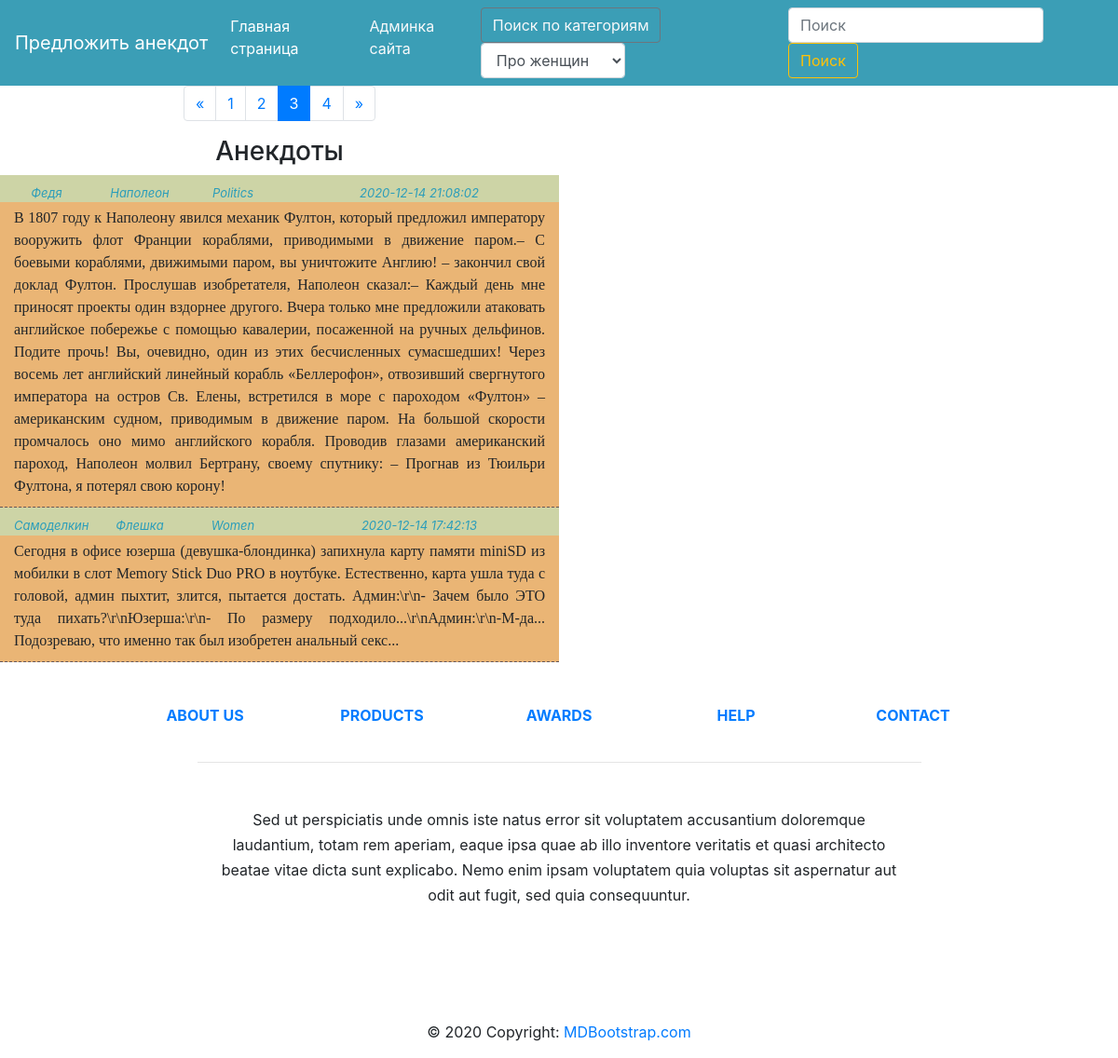
/main.php?page=3, run on the app's committed database.
### tables this page shows
CREATE TABLE `anecdot` (
  `id` int(11) NOT NULL,
  `user_name` varchar(128) DEFAULT NULL,
  `title` varchar(132) DEFAULT NULL,
  `text` text,
  `category` varchar(128) DEFAULT NULL,
  `date` datetime DEFAULT NULL,
  `is_approved` tinyint(1) DEFAULT '0'
);

### main.php (the view, shortened to what this page needs)
<?php
require "elem/init.php";
function getMainPage($link)
{
    if (isset($_GET['page'])){
        $page = $_GET['page'];
    }else{
        $page = 1;
    }
    $notesOnPage = 2;
    $from = ($page - 1) * $notesOnPage;
    $prevPage = $page - 1;
    if ($page == 1){
        $disabledPrev = " disabled";
    }else{
        $disabledPrev = '';
    }
    $content = "
                <div class='container-fluid'>
                     <div class='row'>
                        <div class='col-md-6''>";
    $content .= "
                    <nav aria-label=\"Page navigation example\">
                      <ul class=\"pagination justify-content-center\">
                        <li class=\"page-item$disabledPrev\">
                          <a class=\"page-link\" href=\"?page=$prevPage\" aria-label=\"Previous\">
                            <span aria-hidden=\"true\">&laquo;</span>
                            <span class=\"sr-only\">Previous</span>
                          </a>
                        </li>";
    $query = "SELECT COUNT(*) as count FROM anecdot WHERE `is_approved` = 1";
    $result = mysqli_query($link, $query) or die(mysqli_error($link));
    $count = mysqli_fetch_assoc($result)['count'];
    $countPages = ceil($count / $notesOnPage);
    for ($i = 1; $i <= $countPages ; $i++) {
        if ($page == $i) {
            $style = " active";
        } else {
            $style = '';
        }
        $content .= "<li class=\"page-item$style\"><a class=\"page-link\" href=\"?page=$i\">$i</a></li>";
    }
    $nextPage = $page + 1;
    if ($page == $countPages){
        $disabledNext = " disabled";
    }else{
        $disabledNext = '';
    }
    $content .= "        <li class=\"page-item$disabledNext\">
                          <a class=\"page-link\" href=\"?page=$nextPage\" aria-label=\"Next\">
                            <span aria-hidden=\"true\">&raquo;</span>
                            <span class=\"sr-only\">Next</span>
                          </a>
                        </li>
                      </ul>
                    </nav>
                   </div>
                </div>";
    $content .= "<div class='row'>
                         <div class='col-md-6' style='text-align: center'><h3>Анекдоты</h3>
                         </div>
                 </div>";
    $query = "SELECT * FROM anecdot WHERE is_approved = true ORDER BY `date` DESC LIMIT $from, $notesOnPage";
    $result = mysqli_query($link, $query) or die(mysqli_error($link));
    for ($data = []; $row = mysqli_fetch_assoc($result) ; $data[] = $row);
    foreach ($data as $item) {
        $content .=
            "<div class='row' style='font-size: 13px; color: #2b9dba; font-style: italic'>
                        <div class='col-md-1' style='text-align: center;background-color: #cdd4a6; padding-top: 10px'>{$item['user_name']}</div>
                        <div class='col-md-1' style='text-align: center;background-color: #cdd4a6; padding-top: 10px'>{$item['title']}</div>
                        <div class='col-md-1' style='text-align: center;background-color: #cdd4a6; padding-top: 10px'>{$item['category']}</div>
                        <div class='col-md-3' style='text-align: center;background-color: #cdd4a6; padding-top: 10px'>{$item['date']}</div>
             </div>
             <div class='row' style='font-family: Cambria Regular'>
                 <div class='col-md-6' style='text-align: justify; background-color: #eab575;border-bottom: 1px dashed #665656; padding-top: 5px;padding-bottom: 10px'>{$item['text']}
                 </div>
             </div>
             ";
    }
    $content .= "</div>";
    echo $content;
}
require 'templates/header.php';
getMainPage($link);
require 'templates/footer.php';

### data on the page
anecdot: user_name "Федя", title "Наполеон", category "Politics", date "2020-12-14 21:08:02", text "В 1807 году к Наполеону явился механик Фултон, который предложил императору вооружить флот Франции кораблями, приводимыми в движение паром.– С боевыми кораблями, движимыми паром, вы уничтожите Англию! – закончил свой доклад Фултон. Прослушав изобретателя, Наполеон сказал:– Каждый день мне приносят проекты один вздорнее другого. Вчера только мне предложили атаковать английское побережье с помощью кавалерии, посаженной на ручных дельфинов. Подите прочь! Вы, очевидно, один из этих бесчисленных сумасшедших! Через восемь лет английский линейный корабль «Беллерофон», отвозивший свергнутого императора на остров Св. Елены, встретился в море с пароходом «Фултон» – американским судном, приводимым в…"
anecdot: user_name "Самоделкин", title "Флешка", category "Women", date "2020-12-14 17:42:13", text "Сегодня в офисе юзерша (девушка-блондинка) запихнула карту памяти miniSD из мобилки в слот Меmоrу Stiсk Duо РRО в ноутбуке. Естественно, карта ушла туда с головой, админ пыхтит, злится, пытается достать. Админ:\\r\\n- Зачем было ЭТО туда пихать?\\r\\nЮзерша:\\r\\n- По размеру подходило...\\r\\nАдмин:\\r\\n-М-да... Подозреваю, что именно так был изобретен aнальный ceкс..."
